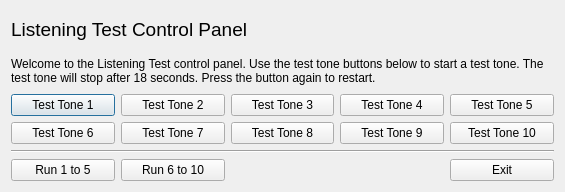
<?xml version="1.0" encoding="UTF-8"?>
<ui version="4.0">
 <class>WFSListeningTest</class>
 <widget class="QDialog" name="WFSListeningTest">
  <property name="geometry">
   <rect>
    <x>0</x>
    <y>0</y>
    <width>565</width>
    <height>192</height>
   </rect>
  </property>
  <property name="windowTitle">
   <string>Listening Test</string>
  </property>
  <property name="sizeGripEnabled">
   <bool>false</bool>
  </property>
  <layout class="QGridLayout" name="gridLayout">
   <item row="2" column="0">
    <widget class="QPushButton" name="testButton1">
     <property name="text">
      <string>Test Tone 1</string>
     </property>
    </widget>
   </item>
   <item row="2" column="1">
    <widget class="QPushButton" name="testButton2">
     <property name="text">
      <string>Test Tone 2</string>
     </property>
    </widget>
   </item>
   <item row="2" column="3">
    <widget class="QPushButton" name="testButton4">
     <property name="text">
      <string>Test Tone 4</string>
     </property>
    </widget>
   </item>
   <item row="2" column="4">
    <widget class="QPushButton" name="testButton5">
     <property name="text">
      <string>Test Tone 5</string>
     </property>
    </widget>
   </item>
   <item row="3" column="0">
    <widget class="QPushButton" name="testButton6">
     <property name="text">
      <string>Test Tone 6</string>
     </property>
    </widget>
   </item>
   <item row="3" column="1">
    <widget class="QPushButton" name="testButton7">
     <property name="text">
      <string>Test Tone 7</string>
     </property>
    </widget>
   </item>
   <item row="3" column="2">
    <widget class="QPushButton" name="testButton8">
     <property name="text">
      <string>Test Tone 8</string>
     </property>
    </widget>
   </item>
   <item row="3" column="3">
    <widget class="QPushButton" name="testButton9">
     <property name="text">
      <string>Test Tone 9</string>
     </property>
    </widget>
   </item>
   <item row="3" column="4">
    <widget class="QPushButton" name="testButton10">
     <property name="text">
      <string>Test Tone 10</string>
     </property>
    </widget>
   </item>
   <item row="0" column="0" colspan="5">
    <widget class="QLabel" name="label">
     <property name="font">
      <font>
       <pointsize>14</pointsize>
      </font>
     </property>
     <property name="text">
      <string>Listening Test Control Panel</string>
     </property>
    </widget>
   </item>
   <item row="1" column="0" colspan="5">
    <widget class="QLabel" name="label_2">
     <property name="text">
      <string>Welcome to the Listening Test control panel. Use the test tone buttons below to start a test tone. The test tone will stop after 18 seconds. Press the button again to restart.</string>
     </property>
     <property name="wordWrap">
      <bool>true</bool>
     </property>
    </widget>
   </item>
   <item row="5" column="4">
    <widget class="QPushButton" name="exitButton">
     <property name="text">
      <string>Exit</string>
     </property>
    </widget>
   </item>
   <item row="4" column="0" colspan="5">
    <widget class="Line" name="line">
     <property name="orientation">
      <enum>Qt::Horizontal</enum>
     </property>
    </widget>
   </item>
   <item row="5" column="0">
    <widget class="QPushButton" name="run1to5Button">
     <property name="text">
      <string>Run 1 to 5</string>
     </property>
    </widget>
   </item>
   <item row="5" column="1">
    <widget class="QPushButton" name="run6to10Button">
     <property name="text">
      <string>Run 6 to 10</string>
     </property>
    </widget>
   </item>
   <item row="2" column="2">
    <widget class="QPushButton" name="testButton3">
     <property name="text">
      <string>Test Tone 3</string>
     </property>
    </widget>
   </item>
  </layout>
 </widget>
 <resources/>
 <connections>
  <connection>
   <sender>exitButton</sender>
   <signal>clicked()</signal>
   <receiver>WFSListeningTest</receiver>
   <slot>close()</slot>
   <hints>
    <hint type="sourcelabel">
     <x>503</x>
     <y>170</y>
    </hint>
    <hint type="destinationlabel">
     <x>282</x>
     <y>95</y>
    </hint>
   </hints>
  </connection>
 </connections>
</ui>
